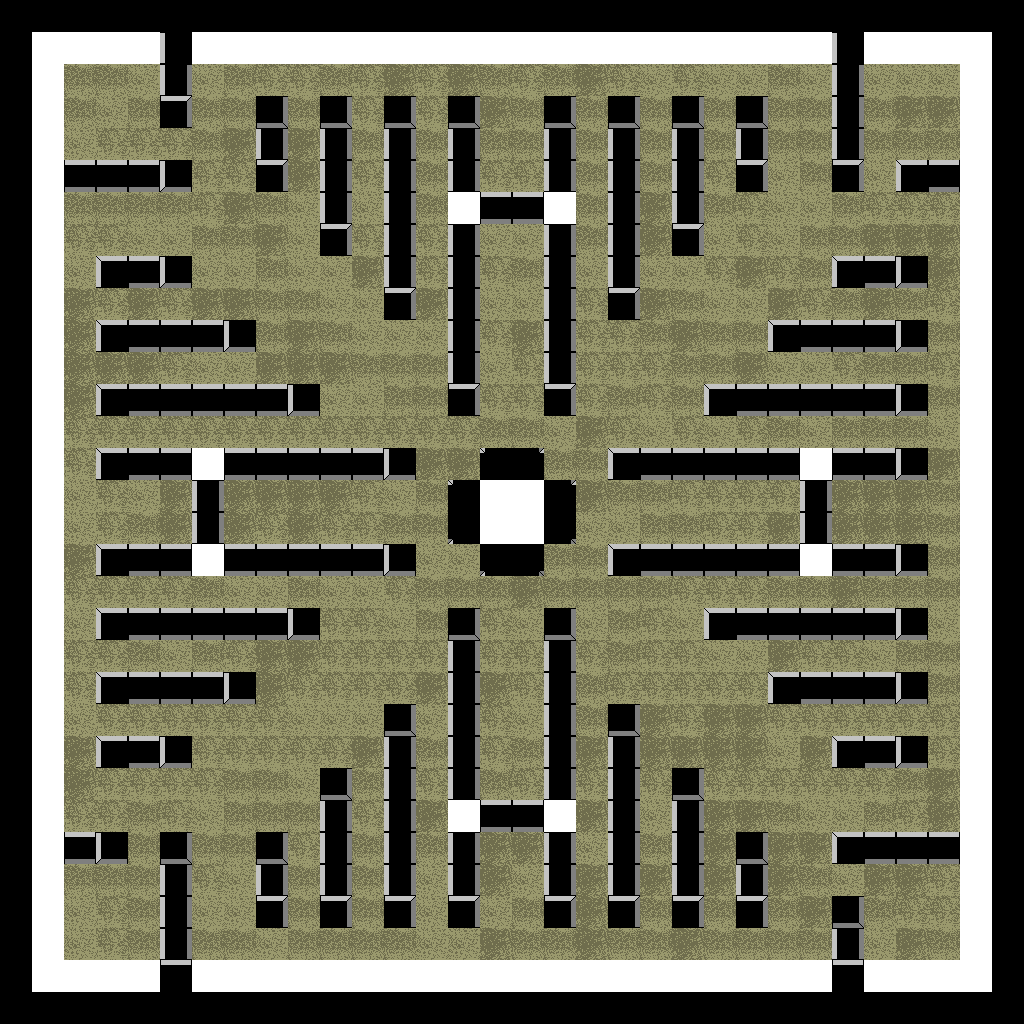

A 2D game scene composited from a Tiled map and its tileset images. What follows is a short description and the map's XML, with each tile layer's data collapsed to a summary:
An orthogonal 32x32 tile map with 32x32 px tiles, 2 tile layers (Kachelebene 1, Kachelebene 2), 2 tilesets and 4 objects (4x spawn).

<map version="1.0" orientation="orthogonal" renderorder="right-down" width="32" height="32" tilewidth="32" tileheight="32" nextobjectid="14">
 <tileset firstgid="1" name="ground" tilewidth="32" tileheight="32" tilecount="4">
     <image source="../tilesets/ground.png" width="64" height="64" />
 </tileset>
 <tileset firstgid="5" name="walls" tilewidth="32" tileheight="32" tilecount="32">
     <image source="../tilesets/walls_square.png" width="128" height="256" />
 </tileset>
 <layer name="Kachelebene 1" width="32" height="32">
  <data>[1024 cells, 1024 non-empty, 4 distinct tile ids]</data>
 </layer>
 <layer name="Kachelebene 2" width="32" height="32">
  <data>[1024 cells, 484 non-empty, 27 distinct tile ids]</data>
 </layer>
 <objectgroup name="Objektebene 1">
  <object id="6" type="spawn" x="930" y="929.333" width="24" height="26" />
  <object id="11" type="spawn" x="70" y="927" width="24" height="26" />
  <object id="12" type="spawn" x="68" y="67" width="24" height="26" />
  <object id="13" type="spawn" x="924" y="69" width="24" height="26" />
 </objectgroup>
</map>